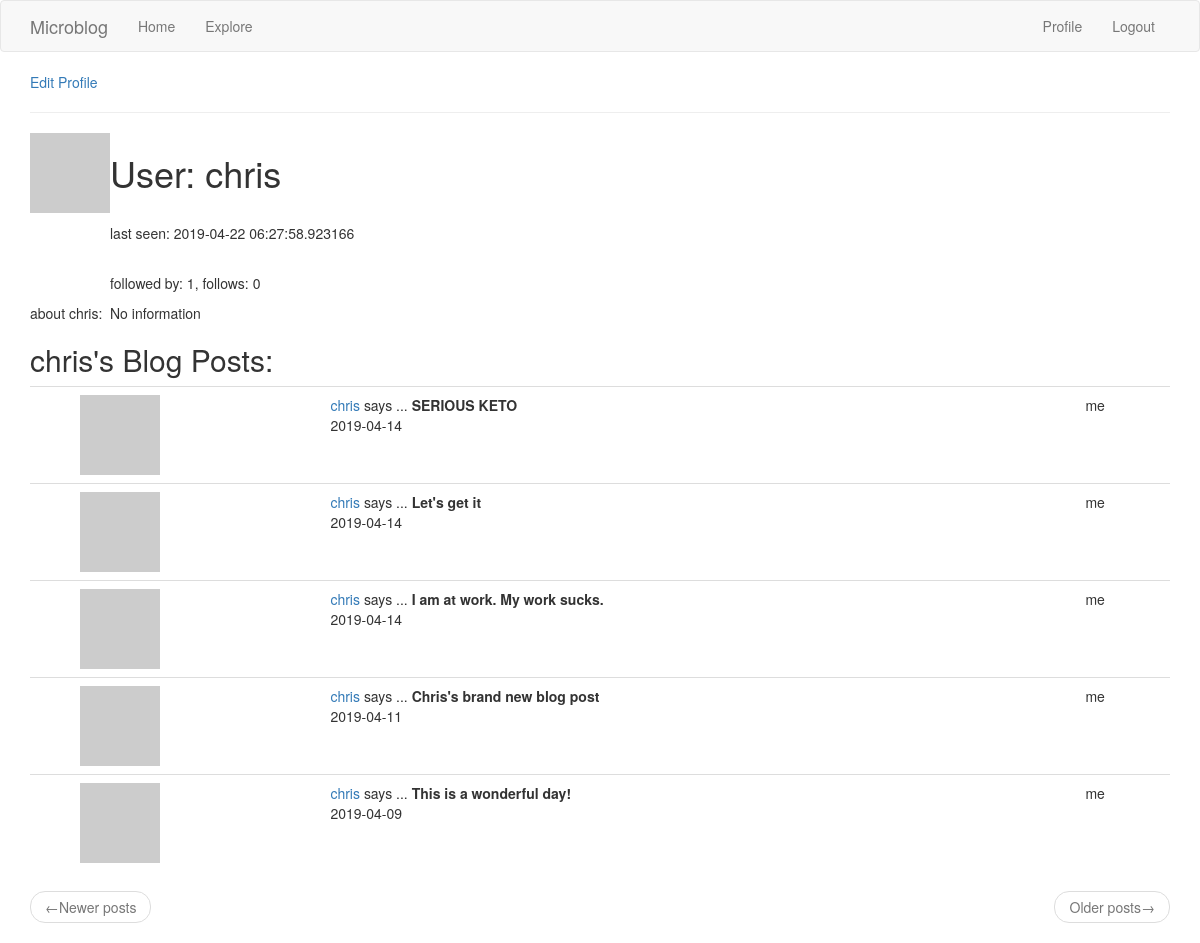
The page /user/chris (signed in) on the database as committed earlier.
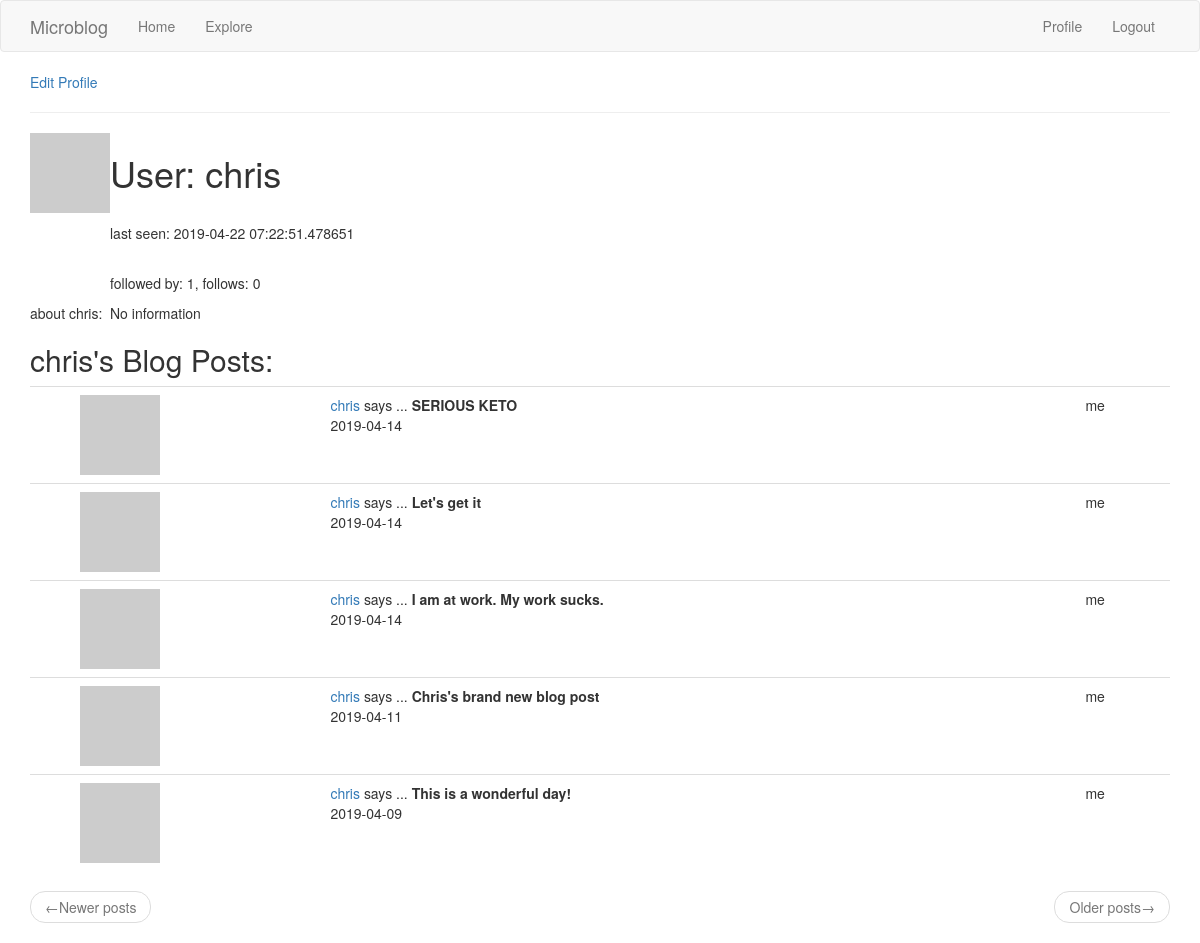
The same page on the database as committed later.
### microblog_app/models.py (models this page shows, shortened)
class User(UserMixin, db.Model): # UserMixin makes model compatible with flask-login
    id = db.Column(db.Integer, primary_key=True)  # flask login writes User.id to session
    username = db.Column(db.String(64), index=True, unique=True)
    email = db.Column(db.String(120), index=True, unique=True)
    password_hash = db.Column(db.String(128))
    posts = db.relationship('Post', backref='author', lazy='dynamic')
    about_me = db.Column(db.String(140))
    last_visited = db.Column(db.DateTime, default=datetime.utcnow())
    followed = db.relationship(
        'User', secondary=followers,
        primaryjoin=(followers.c.follower_id == id),
        secondaryjoin=(followers.c.followed_id == id),
        backref=db.backref('followers', lazy='dynamic'),
        lazy='dynamic'
    )
    def pull_avatar(self, size):
        digest = md5(self.email.lower().encode('utf-8')).hexdigest()
        return f"https://www.gravatar.com/avatar/{digest}?d=identicon&s={size}"
    def timestamp_on_request(self):  # time stamp to update last_visited in db upon request of any page
        self.last_visited = datetime.utcnow()
        db.session.commit()

class Post(db.Model):
    id = db.Column(db.Integer, primary_key=True)
    body = db.Column(db.String(140))
    timestamp = db.Column(db.DateTime, index=True, default=datetime.utcnow)  # passing a function
    user_id = db.Column(db.Integer, db.ForeignKey('user.id'))  # uses relationship

### microblog_app/routes.py (the view)
@app.route(URLRoute.user)
@login_required
def user(username):
    user = User.query.filter_by(username=username).first_or_404()  # returns either element or 404 response
    page = request.args.get('page', 1, type=int)
    posts = user.posts.order_by(Post.timestamp.desc()).paginate(
        page, app.config['POSTS_PER_PAGE'], False
    )
    next_page = url_for('explore', page=posts.next_num) if posts.has_next else None
    prev_page = url_for('explore', page=posts.prev_num) if posts.has_prev else None
    return render_template("user.html", user=user, posts=posts.items,
                           next_page=next_page, prev_page=prev_page)

### microblog_app/models.py (called while the page is built)
@login.user_loader
def load_user(id):
    return User.query.get(int(id))

### microblog_app/routes.py (called while the page is built)
@app.before_request  # applies to all routes in the application
def before_request():
    if current_user.is_authenticated:
        current_user.timestamp_on_request()

### microblog_app/templates/user.html (shortened to what this page needs)
{% extends "base.html" %}
{% block app_content %}
{% if current_user == user %}
    <p><a href="{{ url_for('edit_profile') }}">Edit Profile</a></p>
{% elif current_user.is_following(user) %}
    <p><a href="{{ url_for('unfollow', username=user.username) }}">unfollow</a></p>
{% elif not current_user.is_following(user) %}
    <p><a href="{{ url_for('follow', username=user.username) }}">follow</a></p>
{% endif %}
<table>
    <tr valign="top">
        <td><img src="{{ user.pull_avatar(128) }}"></td>
        <td>
            <h1>User: {{ user.username }}</h1>
            <br><p>last seen: {% if user.last_visited %} {{ user.last_visited }} {% else %} no info {% endif %}</p>
            <br><p>followed by: {{ user.followers.count() }}, follows: {{ user.followed.count()}}</p>
        </td>
    </tr>
    <tr>
        <td>about {{ user.username }}:</td>
        <td>{% if user.about_me %} {{ user.about_me }} {% else %} No information {% endif %}</td>
    </tr>
    <hr>
</table>
<h2>{{ user.username }}'s Blog Posts:</h2>
{% include "_posts.html" %}
{% endblock %}

### microblog_app/templates/base.html (shortened to what this page needs)
{% extends 'bootstrap/base.html' %}
{% block navbar %}
    <nav class="navbar navbar-default">
        <div class="container">
            <div class="navbar-header">
                <a class="navbar-brand" href="{{ url_for('index') }}">Microblog</a>
            </div>
            <div class="collapse navbar-collapse" id="bs-example-navbar-collapse-1">
                <ul class="nav navbar-nav">
                    <li><a href="{{ url_for('index') }}">Home</a></li>
                    <li><a href="{{ url_for('explore') }}">Explore</a></li>
                </ul>
                <ul class="nav navbar-nav navbar-right">
                    {% if current_user.is_anonymous %}
                    <li><a href="{{ url_for('login') }}">Login</a></li>
                    {% else %}
                    <li><a href="{{ url_for('user', username=current_user.username) }}">Profile</a></li>
                    <li><a href="{{ url_for('logout') }}">Logout</a></li>
                    {% endif %}
                </ul>
            </div>
        </div>
    </nav>
{% endblock %}
{% block content %}
    <div class="container">
        {% block app_content %}{% endblock %}
    </div>
{% endblock %}

### microblog_app/templates/_posts.html (shortened to what this page needs)
{% if posts %}
    <table class="table table-hover">
    {% for post in posts %}
            <td valign="top">
                <td><img src="{{ post.author.pull_avatar(36) }}"></td>
                <td>
                    <a href="{{ url_for('user', username=post.author.username) }}">
                        {{ post.author.username }}
                    </a>
                    says ...
                    <b>{{ post.body }}</b><br>
                    {{ post.timestamp.date() }}
                </td>
                <td>
                {% if current_user.username == post.author.username %}
                    <p>me</p>
                {% elif current_user.is_following(post.author) %}
                    <a href="{{ url_for('unfollow', username=post.author.username) }}">unfollow</a>
                {% elif not current_user.is_following(post.author) %}
                    <a href="{{ url_for('follow', username=post.author.username) }}">follow</a>
                {% endif %}
                </td>
    {% endfor %}
    </table>
    <nav aria-label="...">
        <ul class="pager">
            <li class="previous {% if not prev_page %} disabled {% endif %}">
                <a href="{{ prev_page or '#' }}">
                    <span aria-hidden="true">&larr;</span>Newer posts
                </a>
            </li>
            <li class="next {% if not prev_page %} disabled {% endif %}">
                <a href="{{ next_page or '#' }}">
                    Older posts<span aria-hidden="true">&rarr;</span>
                </a>
            </li>
        </ul>
    </nav>
{% else %}
    <p>No blog posts to show!</p>
{% endif %}

Rows that differ between the two databases and show on the page:
changed User "chris": last_visited "2019-04-22 06:27:58.923166" → "2019-04-22 07:22:51.478651"
